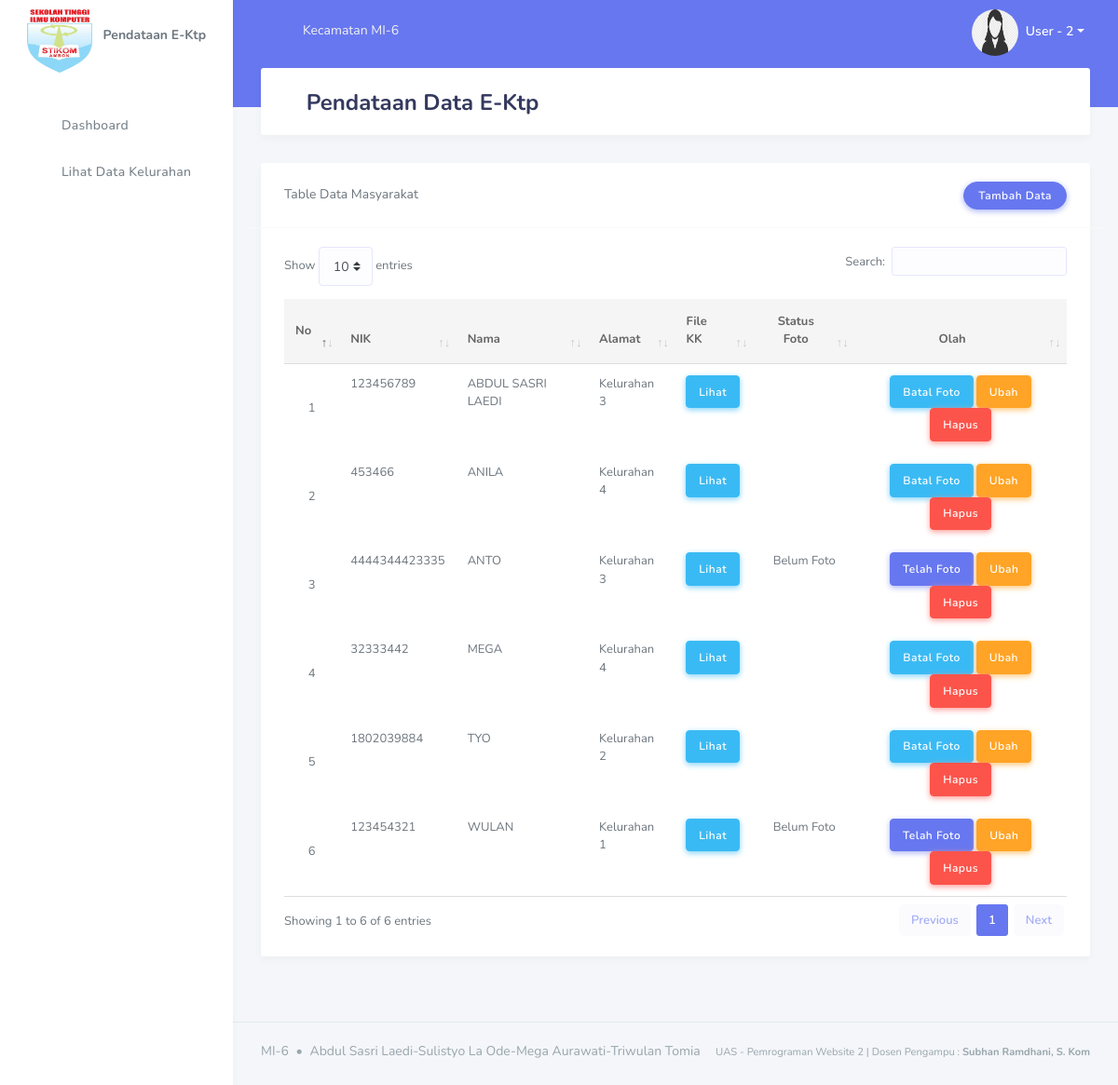
Screenshot of /index.php?page=data-ektp (signed in) with the database file from the repository.
### tables this page shows
CREATE TABLE `masyarakat` (
  `id` int(11) NOT NULL,
  `nik` varchar(255) NOT NULL,
  `nama` varchar(255) NOT NULL,
  `kelurahan` varchar(255) NOT NULL,
  `file_kk` varchar(255) NOT NULL,
  `status` varchar(255) NOT NULL
);

### page/data-ektp/data-ektp.php (the view, shortened to what this page needs)
<div class="section-header">
  <h1><i class="fas fa-id-card mr-2" style="font-size: 20pt;"></i>Pendataan Data E-Ktp</h1>
</div>
<div class="card">
  <div class="row">
    <div class="card-header">
       <div class="col-sm-6">
          Table Data Masyarakat
       </div>
       <div class="col-sm-6 d-flex justify-content-end">
          <a href="index.php?page=tambah-ektp" class="btn btn-primary">Tambah Data</a>
       </div>
    </div>
  </div>
  <div class="card-body">
      <div class="table-responsive">
        <table class="table" id="dataTable">
          <thead>
              <tr>
                  <th style="text-align: center; vertical-align: middle;">No</th>
                  <th>NIK</th>
                  <th>Nama</th>
                  <th>Alamat</th>
                  <th>File KK</th>
                  <th style="text-align:center;">Status Foto</th>
                  <th style="text-align:center;">Olah</th>
              </tr>
          </thead>
          <tbody>
            <?php $dataEktp = mysqli_query($con, "SELECT * FROM masyarakat ORDER BY nama"); ?>
            <?php $no=1; ?>
            <?php foreach ($dataEktp as $data) : ?>
              <tr>
                  <td style="text-align: center; vertical-align: middle;"><?php echo $no; ?></td>
                  <td> <?php echo $data['nik']; ?> </td>
                  <td> <?php echo $data['nama']; ?> </td>
                  <td> <?php echo $data['kelurahan']; ?> </td>
                  <td>
                    <a href="assets/berkas kk/<?php echo $data['file_kk']; ?>" class="btn btn-info" target="blank">Lihat</a>
                  </td>
                  <?php if($data['status'] == '') : ?>
                    <td style="text-align: center;"> <?php echo "Belum Foto" ; ?> </td>
                  <?php else : ?>
                    <td style="text-align: center;"><i class="fas fa-check"></i></td>
                  <?php endif; ?>
                  <td style="text-align: center;">
                    <?php if($data['status'] == 'Telah Foto') : ?>
                      <button class="btn btn-info" id="fotobatal" data-fotobatal="<?php echo $data['id']; ?>">Batal Foto</button>
                    <?php else : ?>
                      <button class="btn btn-primary" id="foto" data-foto="<?php echo $data['id']; ?>">Telah Foto</button>
                    <?php endif ; ?>
                    <a href="index.php?page=ubah-ektp&id=<?php echo $data['id']; ?>" class="btn btn-warning">Ubah</a>
                    <button class="btn btn-danger" id="hapus" data-hapus="<?php echo $data['id']; ?>">Hapus</button>
                  </td>
              </tr>
            <?php $no++; ?>
            <?php endforeach; ?>
          </tbody>
        </table>
      </div>
  </div>
</div>

### index.php (shortened to what this page needs)
<?php
include('page/function/koneksi.php');
 ?>
<!DOCTYPE html>
<html lang="en">
<head>
  <link rel="stylesheet" type="text/css" href="plugins/bootstrap/css/bootstrap.min.css">
  <link rel="stylesheet" type="text/css" href="plugins/font-awesome/css/all.min.css">
  <link rel="stylesheet" href="plugins/template/css/style.css">
  <link rel="stylesheet" href="plugins/template/css/components.css">
  <link href="plugins/data-tabel/css/dataTables.bootstrap4.min.css" rel="stylesheet">
</head>
<body>
  <div id="app">
    <div class="main-wrapper">
      <div class="navbar-bg"></div>
      <nav class="navbar navbar-expand-lg main-navbar">
        <form class="form-inline mr-auto">
          <ul class="navbar-nav mr-3">
            <li><a href="#" data-toggle="sidebar" class="nav-link nav-link-lg"><i class="fas fa-bars"></i></a></li>
              <li class="nav-link">Kecamatan MI-6</li>
            </ul>
        </form>
        <ul class="navbar-nav navbar-right">
          <li class="dropdown"><a href="#" data-toggle="dropdown" class="nav-link dropdown-toggle nav-link-lg nav-link-user">
            <?php if($_SESSION['jk'] == 'Laki-Laki') : ?>
              <img alt="image" src="assets/img/icon-2.png" class="img-fluid mr-1" style="width: 50px; height: 50px;border-radius: 50%;">
            <?php else : ?>
              <img alt="image" src="assets/img/icon-1.png" class="img-fluid mr-1" style="width: 50px; height: 50px;border-radius: 50%;">
            <?php endif; ?>
            <div class="d-sm-none d-lg-inline-block"><?php echo $_SESSION['nama']; ?></div></a>
          </li>
        </ul>
      </nav>
      <div class="main-sidebar">
        <aside id="sidebar-wrapper">
          <div class="sidebar-brand">
            <img src="assets/img/logo.png" class="img-fluid mt-2" alt="logo" style="width: 70px; height: 70px;">
            <span class="ml-2"><b>Pendataan E-Ktp</b></span>
          </div>
          <ul class="sidebar-menu mt-5">
            <li><a class="nav-link" href="index.php?page=dashboard"><i class="fas fa-fire"></i><span>Dashboard</span></a></li>
              <li class="nav-item dropdown">
                <a href="" class="nav-link has-dropdown"><i class="fas fa-th-large"></i><span>Lihat Data Kelurahan</span></a>
              </li>
            </ul>
        </aside>
      </div>
      <div class="main-content">
        <section class="section">
          <?php
              if(isset($_GET['page'])){
                $page = $_GET['page'];
                switch ($page) {
                  case 'data-ektp':
                    include('page/data-ektp/data-ektp.php');
                    break;
                }
              }else{
                  include('page/dashboard/dash.php');
              }
           ?>
        </section>
      </div>
      <footer class="main-footer">
        <div class="footer-left">
           MI-6 <div class="bullet"></div> Abdul Sasri Laedi-Sulistyo La Ode-Mega Aurawati-Triwulan Tomia
        </div>
        <div class="footer-right">
          <small>UAS - Pemrograman Website 2 | Dosen Pengampu : <b>Subhan Ramdhani, S. Kom</b></small>
        </div>
      </footer>
    </div>
  </div>
</body>
</html>

### rows the page displays
masyarakat: nik "123456789", nama "ABDUL SASRI LAEDI", kelurahan "Kelurahan 3", status "Telah Foto" (drawn)
masyarakat: nik "453466", nama "ANILA", kelurahan "Kelurahan 4", status "Telah Foto" (drawn)
masyarakat: nik "4444344423335", nama "ANTO", kelurahan "Kelurahan 3", status "Belum Foto"
masyarakat: nik "32333442", nama "MEGA", kelurahan "Kelurahan 4", status "Telah Foto" (drawn)
masyarakat: nik "1802039884", nama "TYO", kelurahan "Kelurahan 2", status "Telah Foto" (drawn)
masyarakat: nik "123454321", nama "WULAN", kelurahan "Kelurahan 1", status "Belum Foto"

### other values shown
$_SESSION['nama'] "User - 2"
